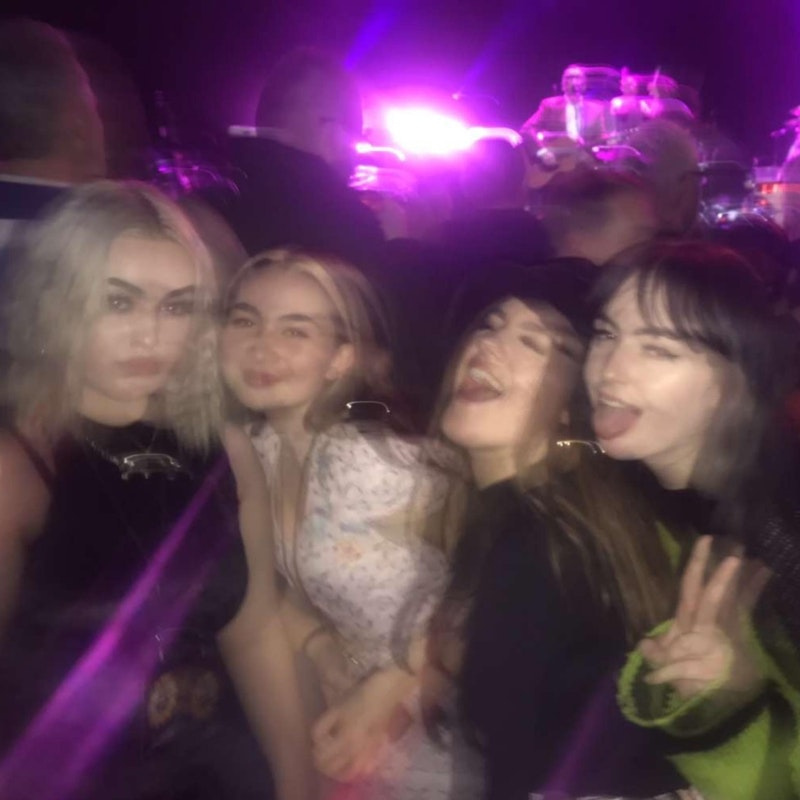
#> input picture OpenCV/i.jpg, 800 x 800 px
$ python face_detection.py
#> lines starting #> are read from the running program, lines starting #| are printed output that depends on the picture; after the words box and inside, x2 and y2 are one past the last pixel; in counts of white or black regions, pixels touching at a corner belong together
import cv2
#creat a CascadeClassifier Object
face_cascade =cv2.CascadeClassifier("xml\\haarcascade_frontalface_alt.xml")
#Reading the image as it is
img =cv2.imread("i.jpg")
#> img is the input picture: shape (800, 800, 3); mean B, G, R 86.1, 61.8, 96.5
#Reading the image as gray scale img
gray_img=cv2.cvtColor(img,cv2.COLOR_BGR2GRAY)
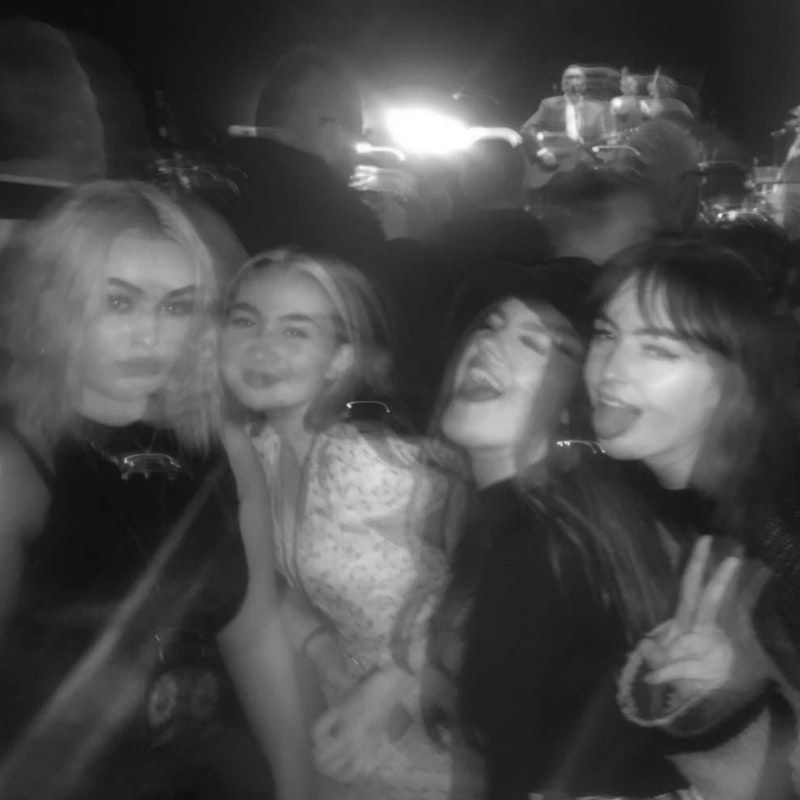
#> gray_img: shape (800, 800); min 10, max 255, mean 74.9
#search the co-ordinates of the img
faces=face_cascade.detectMultiScale(gray_img, scaleFactor=1.03, minNeighbors=3)
#> faces = [[66, 241, 164, 164], [204, 276, 138, 138], [258, 284, 124, 124], [555, 290, 158, 158], [190, 328, 222, 222]]

print(type(faces))
#| <class 'numpy.ndarray'>
print(faces)
#| [[ 66 241 164 164]
#|  [204 276 138 138]
#|  [258 284 124 124]
#|  [555 290 158 158]
#|  [190 328 222 222]]
total=0
for x,y,w,h in faces:
    img = cv2.rectangle(img,(x,y),(x+w,y+h),(0,255,0),3)
    total=total+1
#> this loop made 5 passes
#> pass 1, `img = cv2.rectangle(img,(x,y),(x+w,y+h),(0,255,0),3)`:
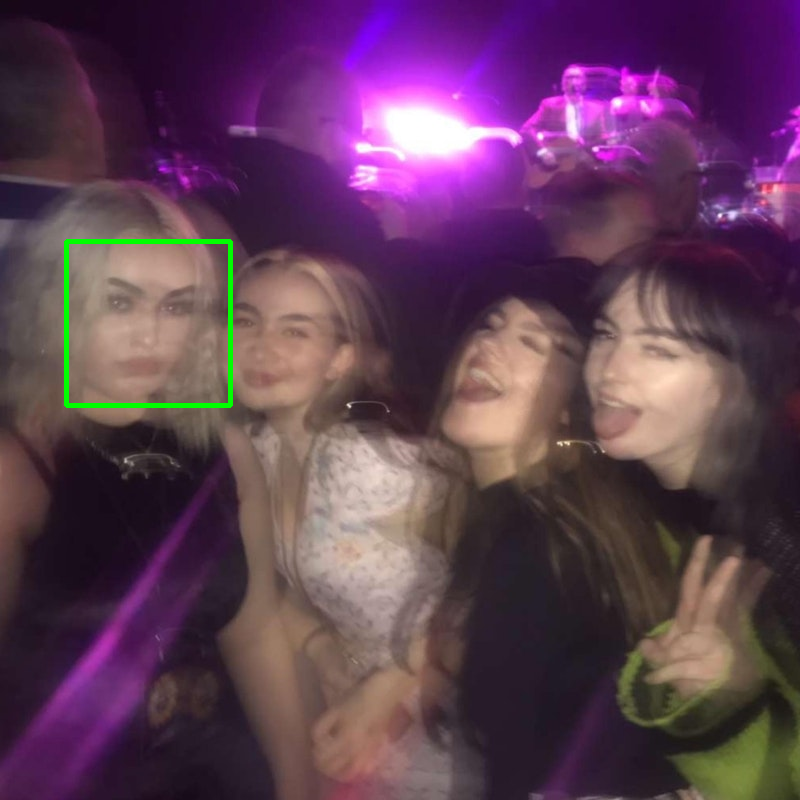
#> img: shape (800, 800, 3); 0.51% of pixels changed, all inside (x1, y1, x2, y2) = (64, 239, 233, 408)
#> pass 2, `img = cv2.rectangle(img,(x,y),(x+w,y+h),(0,255,0),3)`:
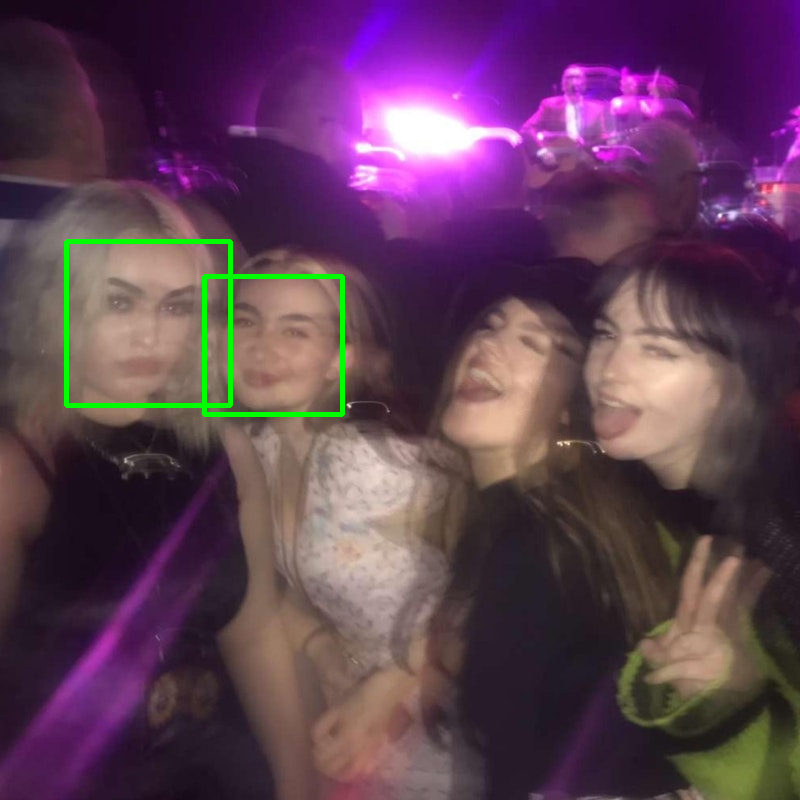
#> img: shape (800, 800, 3); 0.42% of pixels changed, all inside (x1, y1, x2, y2) = (202, 274, 345, 417)
#> pass 3, `img = cv2.rectangle(img,(x,y),(x+w,y+h),(0,255,0),3)`:
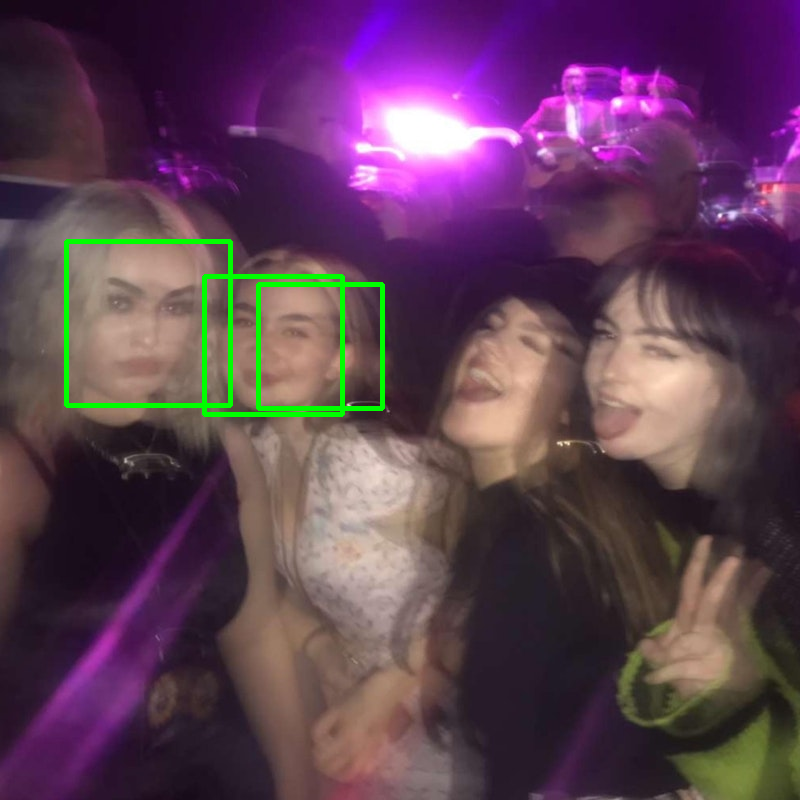
#> img: shape (800, 800, 3); 0.38% of pixels changed, all inside (x1, y1, x2, y2) = (256, 282, 385, 411)
#> after the loop:
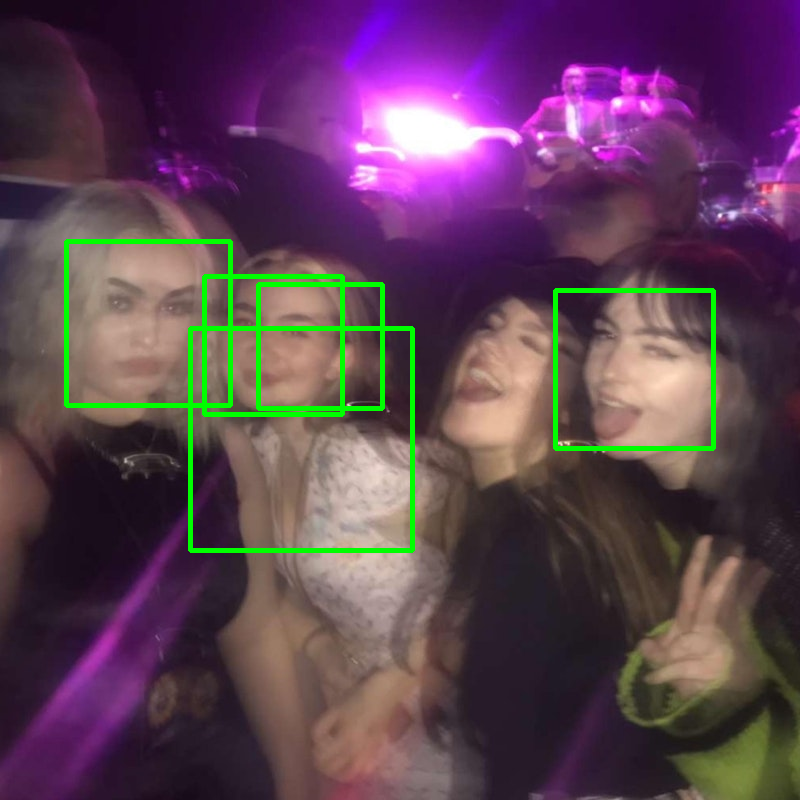
#> img: shape (800, 800, 3); 1.16% of pixels changed, all inside (x1, y1, x2, y2) = (188, 288, 716, 553)
#> after the loop, total = 5
resize=cv2.resize(img,(1280,1024))
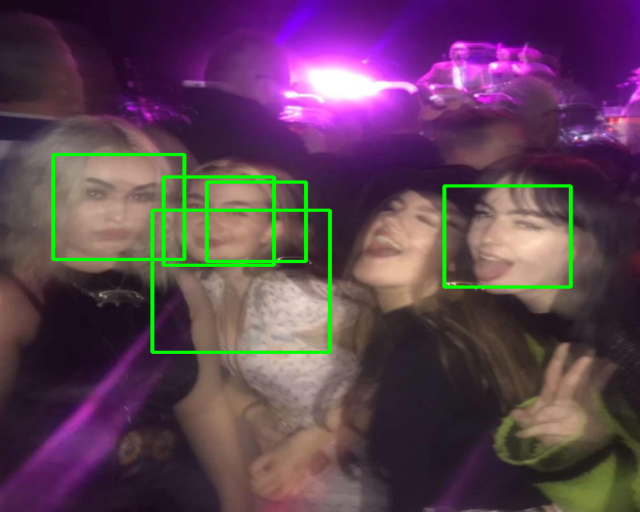
#> resize: shape (1024, 1280, 3) (shown at 1/2 size); mean B, G, R 83.7, 65.7, 93.5
print(total)
#| 5

cv2.imshow("Screenshot (78)",resize)
cv2.waitKey(0)
cv2.destroyAllWindows()
